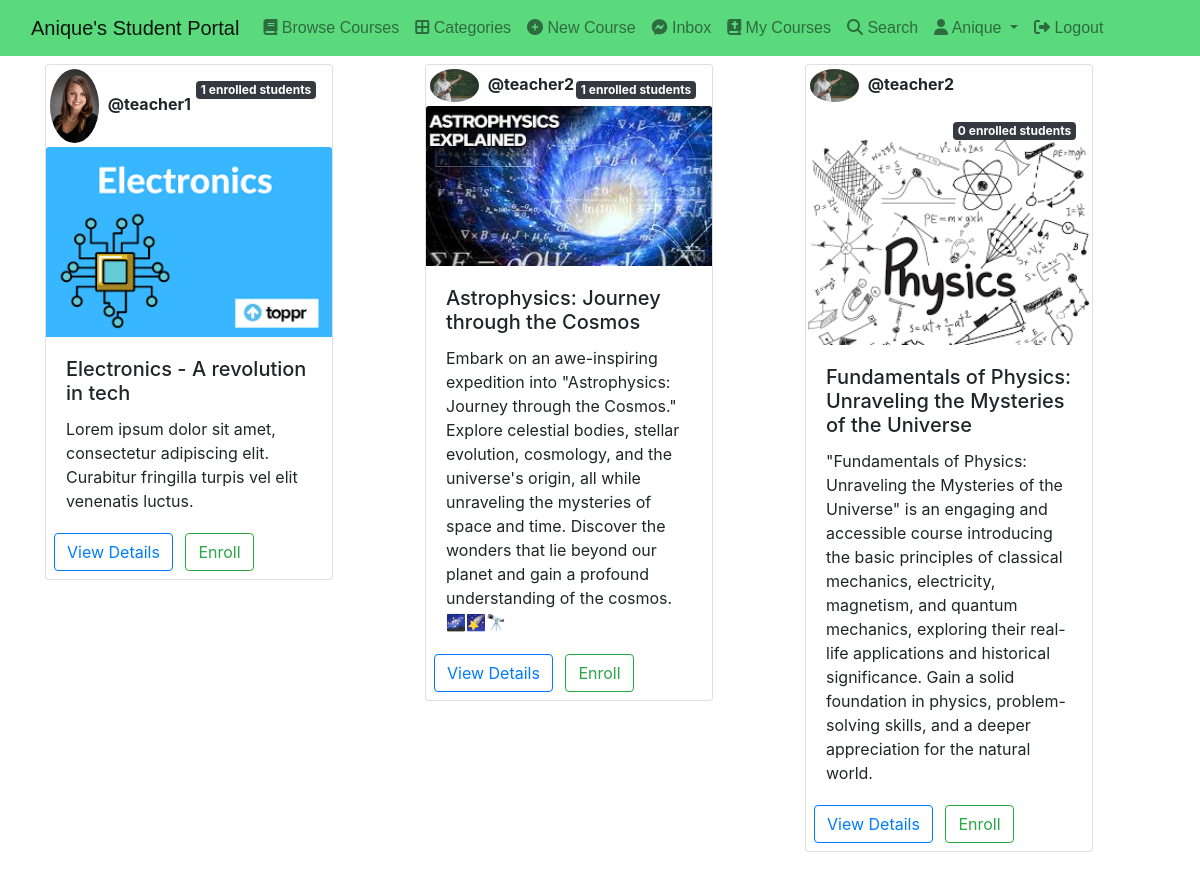
/course/categories/physics (signed in), run on the app's committed database.
### classroom/models.py (models this page shows, shortened)
class Course(models.Model):
    id = models.UUIDField(primary_key=True, default=uuid.uuid4, editable=False)
    announcements = models.ManyToManyField(Announcement)
    picture = models.ImageField(upload_to=course_directory_path)
    title = models.CharField(max_length=100, verbose_name='Title')
    description = models.TextField()
    category = models.ForeignKey(Category, on_delete=models.CASCADE)
    syllabus = RichTextField()
    user = models.ForeignKey(
        User, on_delete=models.CASCADE, related_name='course_owner')
    enrolled = models.ManyToManyField(User)
    modules = models.ManyToManyField(Module)
    questions = models.ManyToManyField(CourseQuestion)
    created_at = models.DateTimeField(auto_now_add=True)

### authy/models.py (models this page shows, shortened)
class Profile(models.Model):
	user = models.OneToOneField(User, on_delete=models.CASCADE, related_name='profile')
	full_name = models.CharField(max_length=50, null=True, blank=True)
	location = models.CharField(max_length=50, null=True, blank=True)
	url = models.CharField(max_length=80, null=True, blank=True)
	profile_info = models.TextField(max_length=1500, null=True, blank=True)
	created = models.DateField(auto_now_add=True)
	picture = models.ImageField(upload_to=user_directory_path_profile, blank=True, null=True, verbose_name='Picture')
	banner = models.ImageField(upload_to=user_directory_path_banner, blank=True, null=True, verbose_name='Banner')

### classroom/views.py (the view)
# urls.py: path("categories/<category_slug>", category_courses, name='category-courses'),
def category_courses(request, category_slug):
    category = get_object_or_404(Category, slug=category_slug)
    courses = Course.objects.filter(category=category).order_by('-created_at')
    default_page = 1
    page = request.GET.get('page', default_page)
    courses_per_page = 3
    paginator = Paginator(courses, courses_per_page)
    try:
        courses_page = paginator.page(page)
    except PageNotAnInteger:
        courses_page = paginator.page(default_page)
    except EmptyPage:
        courses_page = paginator.page(paginator.num_page)
    enrolled_courses = Course.objects.filter(enrolled=request.user)
    context = {
        'courses_page': courses_page,
        "category": category,
        "enrolled_courses": enrolled_courses,
    }
    return render(request, 'classroom/category_courses.html', context)

### direct/views.py (called while the page is built)
def directs_count(request):
    directs_count = 0
    if request.user.is_authenticated:
        directs_count = Message.objects.filter(user=request.user,is_read=False).count()
    return {'directs_count':directs_count}

### student_portal/templates/classroom/category_courses.html (shortened to what this page needs)
{% extends 'base.html' %} {% block content %}{% load static %}
<div class="container mt-2 mb-2">
  {% for course in courses_page %}
      {% if forloop.first %}<div class="row">{% endif %}
      <div class="col-4">
        <div class="card" style="width: 18rem;">
          <div>
            {% if course.user.profile.picture %}
            <img
            class="card-img-right rounded-circle img-fluid p-lg-1"
            style="height: 1%; width: 20%"
            src="{{course.user.profile.picture.url}}"
            alt="Card image cap"
          />
            {% endif %}
        <strong>@{{course.user.username}}</strong> <span class="badge bg-dark float-end mt-3 mr-3"
        >{{course.enrolled.count}} enrolled students</span
      >
          <img class="card-img-top" src="{{course.picture.url}}" alt="Card image cap">
          <div class="card-body">
            <h5 class="card-title">{{course.title}}</h5>
            <p class="card-text">{{course.description}}</p>
          </div class='text-center'>
            <a href="{% url 'course-detail' course.id %}" class="btn btn-outline-primary ml-2 mb-2">View Details</a>
{% if request.user == course.user %}
<a href="{% url 'edit-course' course.id %}" class="btn btn-outline-success ml-2 mb-2">Edit</a>
<a href="{% url 'delete-course' course.id %}" class="btn btn-outline-danger ml-2 mb-2">Delete</a>
{% else %}
{% if course in enrolled_courses %}
<a href="{% url 'unenroll' course.id %}" class="btn btn-outline-danger ml-2 mb-2">Unenroll</a> {% else %}
<a href="{% url 'enroll' course.id %}" class="btn btn-outline-success ml-2 mb-2">Enroll</a>
{% endif %}
{% endif %}
          </div>
        </div>
          </div>
      {% if forloop.counter|divisibleby:3 %}</div><br><div class="row">{% endif %}
      {% if forloop.last %}</div>{% endif %}
  {% endfor %}</div>
{% endblock content %}

### student_portal/templates/base.html (shortened to what this page needs)
{% load static %}
<!DOCTYPE html>
<html lang="en">
  <head>
    <link
      href="https://cdn.jsdelivr.net/npm/bootstrap@5.0.2/dist/css/bootstrap.min.css"
      rel="stylesheet"
    />
    <link
      rel="stylesheet"
      href="https://cdnjs.cloudflare.com/ajax/libs/font-awesome/6.1.1/css/all.min.css"
    />
    <link
      rel="stylesheet"
      href="https://stackpath.bootstrapcdn.com/bootstrap/4.3.1/css/bootstrap.min.css"
    />
  </head>
  <body>
    <nav
      class="navbar navbar-expand-lg navbar-light"
      style="background: #5bd97d; font-family: sans-serif"
    >
      <div class="container-fluid">
        <a class="navbar-brand" href="{% url 'index' %}"
          >Anique's Student Portal</a
        >
        <div class="collapse navbar-collapse" id="navbarSupportedContent">
          <ul class="navbar-nav me-auto mb-2 mb-lg-0">
            <li class="nav-item">
              <a class="nav-link" href="{% url 'browse-courses' %}"
                ><i class="fa fa-book"></i> Browse Courses</a
              >
            </li>
            <li class="nav-item">
              <a class="nav-link" href="{% url 'categories' %}"
                ><i class="fas fa-border-all"></i> Categories</a
              >
            </li>
            <li class="nav-item">
              <a class="nav-link" href="{% url 'new-course' %}"
                ><i class="fa fa-plus-circle"></i> New Course</a
              >
            </li>
            <li class="nav-item">
              <a class="nav-link" href="{% url 'inbox' %}"
                ><i class="fa-brands fa-facebook-messenger"></i> Inbox
              </a>
            </li>
            <li class="nav-item">
              <a class="nav-link" href="{% url 'my-courses' %}"
                ><i class="fa-solid fa-book-bible"></i> My Courses</a
              >
            </li>
            <li class="nav-item">
              <a class="nav-link" href="{% url 'search' %}"
                ><i class="fa-solid fa-search"></i> Search</a
              >
            </li>
            <li class="nav-item dropdown">
              <a
                class="nav-link dropdown-toggle"
                href="#"
                id="navbarDropdown"
                role="button"
                data-bs-toggle="dropdown"
                aria-expanded="false"
              >
                <i class="fa fa-user"></i> {{request.user.username|capfirst}}
              </a>
            </li>
            <li class="nav-item">
              <a class="nav-link" href="{% url 'logout' %}"
                ><i class="fa-solid fa-right-from-bracket"></i> Logout</a
              >
            </li>
          </ul>
        </div>
      </div>
    </nav>
    {% block content %} {% block pagination %} {% endblock pagination %} {% endblock content %}
  </body>
</html>

### data on the page
Course: user.profile.picture (placeholder picture), user.username "teacher1", enrolled.count "1", picture (picture), title "Electronics - A revolution in tech", description "Lorem ipsum dolor sit amet, consectetur adipiscing elit. Curabitur fringilla turpis vel elit venenatis luctus.", shows "Enroll"
Course: user.profile.picture (placeholder picture), user.username "teacher2", enrolled.count "1", picture (picture), title "Astrophysics: Journey through the Cosmos", description "Embark on an awe-inspiring expedition into \"Astrophysics: Journey through the Cosmos.\" Explore celestial bodies, stellar evolution, cosmology, and the universe's origin, all while unraveling the mysteries of space and time. Discover the wonders that lie beyond our planet and gain a profound understanding of the cosmos. 🌌🌠🔭", shows "Enroll"
Course: user.profile.picture (placeholder picture), user.username "teacher2", enrolled.count "0", picture (picture), title "Fundamentals of Physics: Unraveling the Mysteries of the Universe", description "\"Fundamentals of Physics: Unraveling the Mysteries of the Universe\" is an engaging and accessible course introducing the basic principles of classical mechanics, electricity, magnetism, and quantum mechanics, exploring their real-life applications and historical significance. Gain a solid foundation in physics, problem-solving skills, and a deeper appreciation for the natural world.", shows "Enroll"

### other printed values
{{ request.user.username|capfirst }} "Anique"
